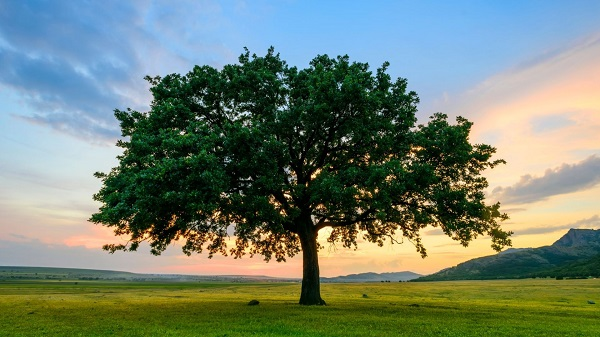
#> input picture py5/img/tree.jpg, 600 x 337 px
$ python kmeans_cluster.py
#> lines starting #> are read from the running program, lines starting #| are printed output that depends on the picture; long printed decimals are rounded
import numpy as np
import cv2
from matplotlib import pyplot as plt
import matplotlib.image as mpimg

img = cv2.imread('img/tree.jpg')
#> img is the input picture: shape (337, 600, 3); mean B, G, R 113, 128.7, 113.6
Z = img.reshape((-1,3))
# convert to np.float32
Z = np.float32(Z)
# define criteria, number of clusters(K) and apply kmeans()
criteria = (cv2.TERM_CRITERIA_EPS + cv2.TERM_CRITERIA_MAX_ITER, 10, 1.0)
K = 8
ret,label,center=cv2.kmeans(Z,K,None,criteria,10,cv2.KMEANS_RANDOM_CENTERS)
#> ret = 179091710.2; center = [[198.5, 151.8, 99.83], [210.2, 205.4, 197.7], [159.1, 172.4, 182.7], [233.8, 186.1, 135], [11.11, 29.05, 11.12], [166.2, 211, 245.9], [48.73, 118.7, 122.2], [23.86, 83.9, 63.76]]
print("center", center)
#| center [[198.530  151.809   99.831 ]
#|  [210.245  205.444  197.717 ]
#|  [159.137  172.415  182.655 ]
#|  [233.8476   186.104  135.002 ]
#|  [ 11.108  29.046  11.121]
#|  [166.162  211.0298   245.8559  ]
#|  [ 48.726 118.677  122.246 ]
#|  [ 23.863  83.901   63.759 ]]
print("label = ", label)
#> (printed output is left out)
# Now convert back into uint8, and make original image
center = np.uint8(center)
#> center = [[198, 151, 99], [210, 205, 197], [159, 172, 182], [233, 186, 135], [11, 29, 11], [166, 211, 245], [48, 118, 122], [23, 83, 63]]
res = center[label.flatten()]
res2 = res.reshape((img.shape))
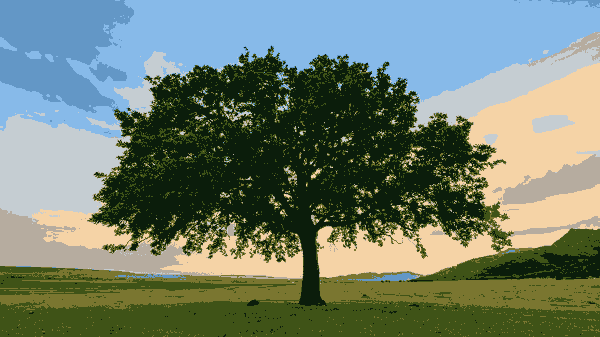
#> res2: shape (337, 600, 3); mean B, G, R 112.5, 128.3, 113.1

plt.subplot(1,2,1), plt.imshow(img)
plt.title("Image")

plt.subplot(1,2,2), plt.imshow(res2)
plt.title("K = 8")

plt.show()
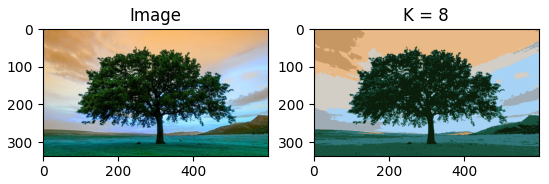
#> figure drawn by matplotlib, 2 panels; B, G, R data is drawn as R, G, B
